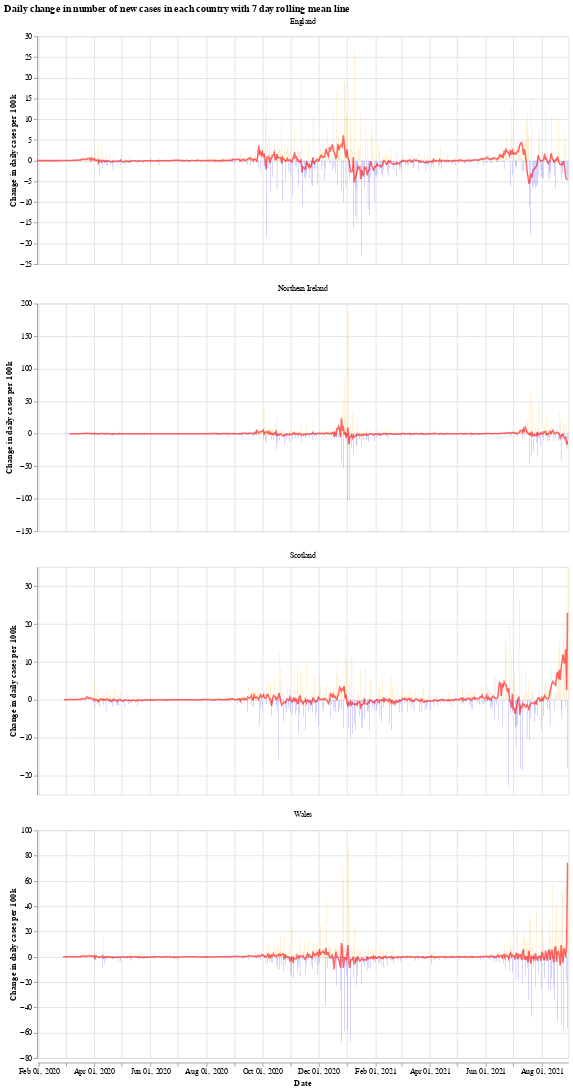

Write notebook code for a chart like this one.
### Markdown cell above
We will use the Python library `Altair` for visualising the data, see the [altair docs](https://altair-viz.github.io/) for more information.

First we have a graph which shows the daily change in the number of new cases for each country. This number jumps up and down all over the place, which is likely due to delay in reporting of new cases over the weekend. Another interesting thing is that it looks like the daily cases in Wales experienced a much shorter period of calm over the summer (calm in the sense of daily cases not jumping up and down).

The orange bars are days when the number of new cases (per 100k population) was more than the previous day, while the blue are days when the number of new cases dropped. The red line is the 7 day moving average. 

When the moving average line is below 0, it means that there is a consistent drop in new cases. We can see this clearly happening around the times that lockdowns were introduced (though, to varying degrees). I will update the graphs soon with a marker of when each lockdown started.

### Code cell
# collapse
import altair as alt

bars = alt.Chart(uk_cases).mark_bar().encode(
    x=alt.X("yearmonthdate(date):T", axis=alt.Axis(title='Date')),
    y=alt.Y("casesChangeRate:Q", axis=alt.Axis(title='Change in daily cases per 100k')),
    tooltip='casesChange',
    color=alt.condition(
        alt.datum.casesChangeRate > 0,
        alt.value("orange"),  # The positive color
        alt.value("blue")  # The negative color
    )
).properties(title='Daily change in number of new cases with 7 day rolling mean',width=700).interactive()

line = alt.Chart(uk_cases).mark_line(
    color='red',
    size=2,
    opacity=0.6
).transform_window(
    rolling_mean='mean(casesChangeRate)',
    frame=[0, 7],
    groupby=['areaName']
).encode(
    x='yearmonthdate(date):T',
    y='rolling_mean:Q'
)

alt.layer(bars, line, data=uk_cases).facet(alt.Column(
    'areaName', title=''), columns=1).resolve_scale(y='independent').properties(title='Daily change in number of new cases in each country with 7 day rolling mean line')

### Figure 1 — Vega-Lite specification as saved in the notebook (floating-point values rounded to 4 significant figures; data arrays with more than 128 entries replaced by an {"elided": "..."} marker saying what was removed)
{"config": {"view": {"continuousWidth": 400, "continuousHeight": 300}}, "data": {"name": "data-aa1339d72089351add2e4248bab20b09"}, "facet": {"type": "nominal", "field": "areaName", "title": ""}, "spec": {"layer": [{"mark": "bar", "encoding": {"color": {"condition": {"value": "orange", "test": "(datum.casesChangeRate > 0)"}, "value": "blue"}, "tooltip": {"type": "quantitative", "field": "casesChange"}, "x": {"type": "temporal", "axis": {"title": "Date"}, "field": "date", "timeUnit": "yearmonthdate"}, "y": {"type": "quantitative", "axis": {"title": "Change in daily cases per 100k"}, "field": "casesChangeRate"}}, "selection": {"selector001": {"type": "interval", "bind": "scales", "encodings": ["x", "y"]}}, "title": "Daily change in number of new cases with 7 day rolling mean", "width": 700}, {"mark": {"type": "line", "color": "red", "opacity": 0.6, "size": 2}, "encoding": {"x": {"type": "temporal", "field": "date", "timeUnit": "yearmonthdate"}, "y": {"type": "quantitative", "field": "rolling_mean"}}, "transform": [{"window": [{"op": "mean", "field": "casesChangeRate", "as": "rolling_mean"}], "frame": [0, 7], "groupby": ["areaName"]}]}]}, "columns": 1, "resolve": {"scale": {"y": "independent"}}, "title": "Daily change in number of new cases in each country with 7 day rolling mean line", "$schema": "https://vega.github.io/schema/vega-lite/v4.8.1.json", "datasets": {"data-aa1339d72089351add2e4248bab20b09": {"elided": "2220 records"}}}
